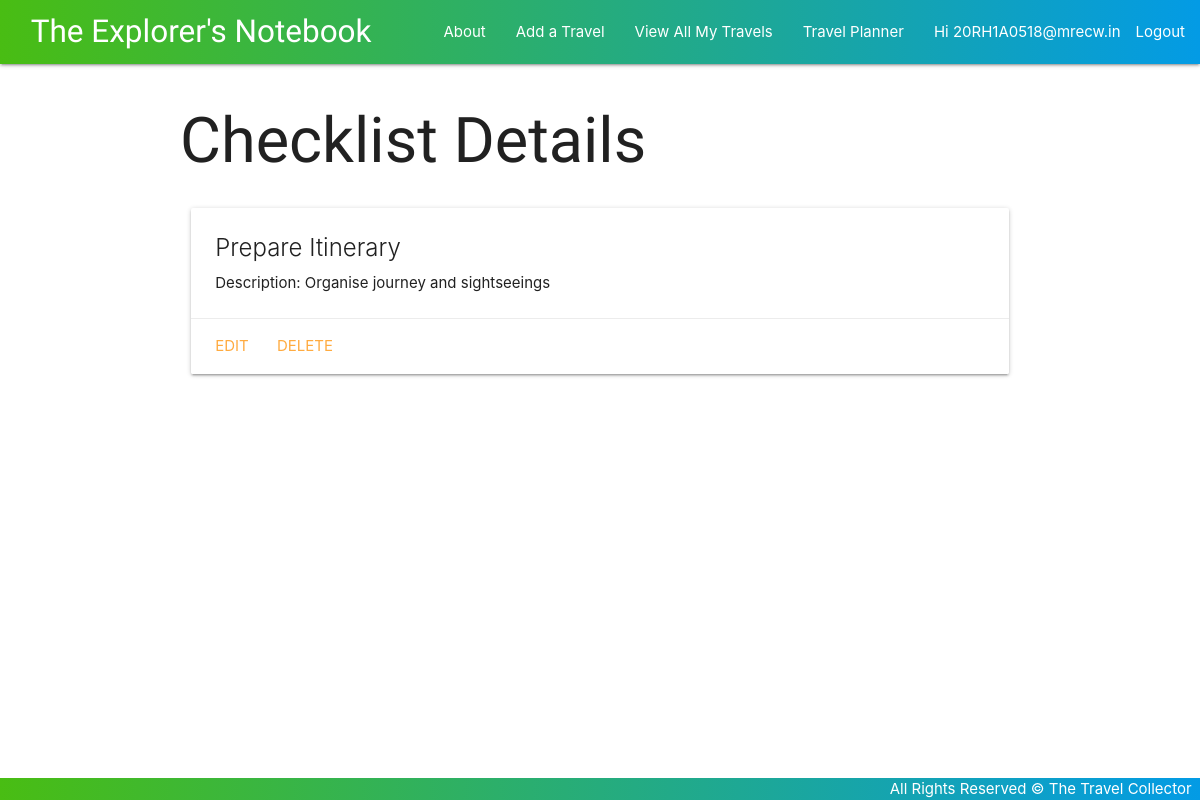
Page /checklists/3/ (signed in) on the committed database.
### main_app/models.py (models this page shows, shortened)
class Checklist(models.Model):
    name = models.CharField(max_length=50)
    description = models.CharField(max_length=250)
    user = models.ForeignKey(User, on_delete=models.CASCADE)

### main_app/views.py (the view)
# urls.py: path('checklists/<int:pk>/', views.ChecklistDetail.as_view(), name='checklists_detail'),
class ChecklistDetail(LoginRequiredMixin, DetailView):
    model = Checklist

### main_app/templates/main_app/checklist_detail.html
{% extends 'base.html' %}
{% block content %}
<h1>Checklist Details </h1>
<div class="row">
    <div class="col s12 col-offeset-3">
        <div class="card">
            <div class="card-content">
                <span class="card-title">{{ checklist.name }}</span>
                <p>Description: {{ checklist.description }}</p>
            </div>
            <div class="card-action">
                <a href="{% url 'checklists_update' checklist.id %}">Edit</a>
                <a href="{% url 'checklists_delete' checklist.id %}">Delete</a>
            </div>
        </div>
    </div>
</div>
{% endblock %}

### main_app/templates/base.html (shortened to what this page needs)
{% load static %}
<!DOCTYPE html>
<html lang="en">
<head>
    <link rel="stylesheet" href="https://cdnjs.cloudflare.com/ajax/libs/materialize/1.0.0/css/materialize.min.css">
    <link rel="stylesheet" href="{% static '/css/style.css' %}">
</head>
<body>
    <header>
    <div class="navbar-fixed">
        <nav>
            <div class="nav-wrapper">
                <a href="{% url 'home' %}" class="left brand-logo"> &nbsp; &nbsp; The Explorer's Notebook</a>
                <ul class="right hide-on-med-and-down">
                    <li><a href="{% url 'about' %}"> About </a></li>
                    {% if user.is_authenticated %}
                    <li><a href="{% url 'travels_create' %}"> Add a Travel </a></li>
                    <li><a href="{% url 'index' %}"> View All My Travels </a></li>
                    <li><a class="dropdown-trigger" href="#!" data-target="dropdown1">Travel Planner</a></li>
                    <li>Hi {{ user.username }}</li>
                    <li><a href="{% url 'logout' %}"> Logout </a> </li>
                    {% else %}
                    <li><a href="{% url 'signup' %}">Signup</a></li>
                    <li><a href="{% url 'login' %}">Login</a></li>
                    {% endif %}
                </ul>
            </div>
        </nav>
    </div>
    </header>
    <main class="container">
        {% block content %}
        {% endblock %}
    </main>
    <footer class="page-footer custom-footer">
        <div class="right">
            All Rights Reserved &copy; The Travel Collector &nbsp;
        </div>
    </footer>
</body>
</html>

### main_app/static/css/style.css (style rules this page uses)
body { display: flex; min-height: 100vh; flex-direction: column; }
h1, .brand-logo { font-family: 'Style Script', cursive; }
nav .nav-wrapper { background: linear-gradient(90deg, #49bd13 0%, #039be5 100%); }
main { flex: 1 0 auto; }
footer.page-footer { padding-top: 0; text-align: right; background: linear-gradient(90deg, #49bd13 0%, #039be5 100%); }
a { color: #26a69a; }

### rows in the picture
Checklist: name "Prepare Itinerary", description "Organise journey and sightseeings"

### other values in the picture
{{ user.username }} "20RH1A0518@mrecw.in"
